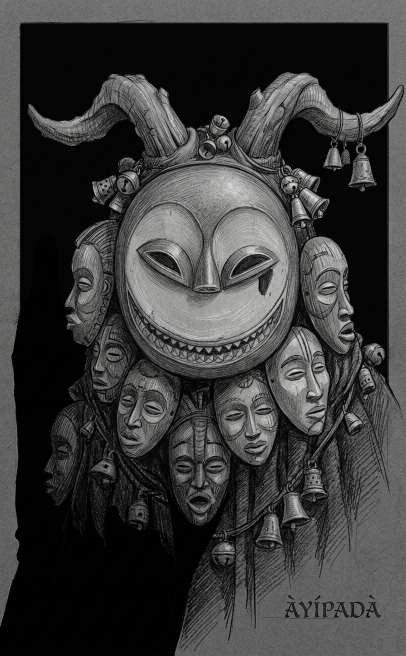
#> input picture src/assets/02_emerging.png, 811 x 1312 px, found by its file name (shown at 1/2 size)
$ python render-ayipada-v2.py src/assets/02_emerging.png
#> lines starting #> are read from the running program, lines starting #| are printed output that depends on the picture
#!/usr/bin/env python3
"""AYIPADA v2 — real 2D motion-comic animation (24fps, 10s).
Rig: luma-keyed cutout + idle body motion (on 2s) + swinging bell parts
+ eye glow + grin shimmer + animated void (smoke/dust/rays) + camera.
Shots: cartoon idle -> reach impact -> collection title.
Usage: python3 render-ayipada-v2.py [--preview]  (preview dumps 3 stills only)
"""
import os, sys, subprocess, wave
import numpy as np
from PIL import Image, ImageDraw, ImageFont, ImageFilter

W, H, FPS, DUR = 1920, 1080, 24, 10.0
NFRAMES = int(FPS * DUR)  # 240
UP = "/home/user/uploads"
OUTDIR = "/home/user/Sway/out"
PREVIEW = "--preview" in sys.argv

# ---------------- helpers ----------------
def luma_key(img, lo=9, hi=46, blur=1.2):
    g = np.asarray(img.convert("L")).astype(np.float32)
    m = np.clip((g - lo) / (hi - lo), 0, 1)
    m = Image.fromarray((m * 255).astype(np.uint8)).filter(ImageFilter.GaussianBlur(blur))
    out = img.copy(); out.putalpha(m)
    return out

# [13 lines left out: function add_glow, not called in this run]

def sparkle_sprite(size=46):
#> called with size = 46
    s = Image.new("RGBA", (size, size), (0, 0, 0, 0))
#> s: PIL image 46x46 RGBA; every value is 0
    d = ImageDraw.Draw(s)
    c = size / 2
    d.line([c, 2, c, size - 2], fill=(255, 255, 255, 200), width=3)
    d.line([2, c, size - 2, c], fill=(255, 255, 255, 200), width=3)
    d.line([c, c - 8, c, c + 8], fill=(255, 255, 255, 255), width=6)
    return s.filter(ImageFilter.GaussianBlur(1))
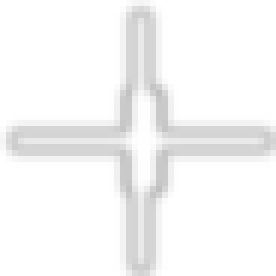
#> returned value: PIL image 46x46 RGBA (shown 6 times larger); mean R, G, B, A 35, 35, 35, 30.1; transparent parts drawn white

SPARK = sparkle_sprite()

# [9 lines left out: function paste_sprite, not called in this run]

# ---------------- shot 1 assets: cartoon rig ----------------
CARTOON = Image.open(os.path.join(UP, "02_emerging.png")).convert("RGB")  # 1367x768
#> CARTOON is the input picture: PIL image 811x1312 RGB; mean R, G, B 59, 58.9, 58.3

# bell part boxes (x0,y0,x1,y1) + pivot (top-center) in original px
BELLS = [
    {"box": (735, 90, 810, 205), "pivot": (772, 96),  "phase": 0.0, "freq": 1.45, "amp": 9},
    {"box": (845, 95, 895, 175), "pivot": (868, 100), "phase": 1.7, "freq": 1.9,  "amp": 11},
    {"box": (1060, 95, 1112, 180), "pivot": (1085, 100), "phase": 3.1, "freq": 1.7, "amp": 10},
    {"box": (1150, 115, 1215, 225), "pivot": (1182, 120), "phase": 4.4, "freq": 1.5, "amp": 9},
]

def erase_bells(img):
    img = img.copy()
    d = ImageDraw.Draw(img)
    for b in BELLS:
        x0, y0, x1, y1 = b["box"]
        ring = np.concatenate([
            np.asarray(img.crop((x0, y0, x1, y0 + 6))).reshape(-1, 3),
            np.asarray(img.crop((x0, y1 - 6, x1, y1))).reshape(-1, 3),
            np.asarray(img.crop((x0, y0, x0 + 6, y1))).reshape(-1, 3),
            np.asarray(img.crop((x1 - 6, y0, x1, y1))).reshape(-1, 3),
        ])
        fill = tuple(int(v) for v in np.median(ring, axis=0))
        d.rectangle(b["box"], fill=fill)
#> this loop made 4 passes
#> fill on passes 1 to 4: (7, 8, 6), (0, 0, 0), (0, 0, 0), (0, 0, 0)
    return img.filter(ImageFilter.GaussianBlur(0.6))
#> returned value: PIL image 811x1312 RGB

CHAR_NOBELLS = luma_key(erase_bells(CARTOON))
#> in luma_key, `m = np.clip((g - lo) / (hi - lo), 0, 1)`:
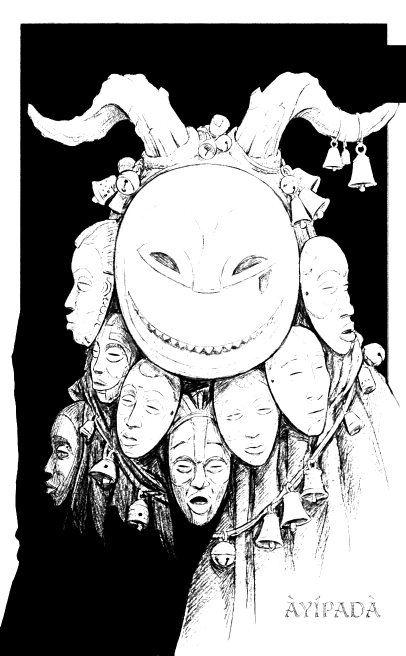
#> m: shape (1312, 811) float32 (shown at 1/2 size); min 0, max 1, mean 0.583
#> in luma_key, `out.putalpha(m)`:
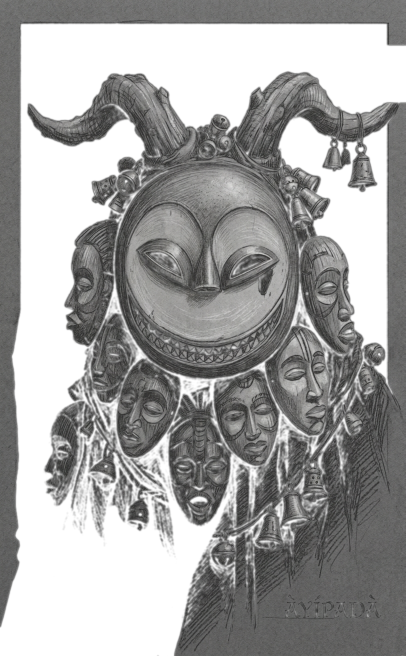
#> out: PIL image 811x1312 RGBA (shown at 1/2 size); mean R, G, B, A 58.6, 58.6, 58, 148.7; transparent parts drawn white
BELL_PARTS = []
for b in BELLS:
    part = luma_key(CARTOON.crop(b["box"]))
    BELL_PARTS.append(part)
#> this loop made 4 passes
#> pass 1, in luma_key (call 2), `g = np.asarray(img.convert("L")).astype(np.float32)`:
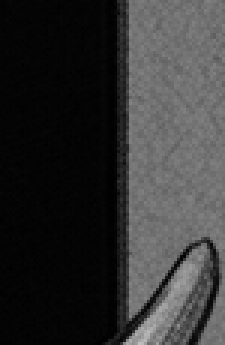
#> g: shape (115, 75) float32 (shown 3 times larger); min 0, max 192, mean 51.1
#> pass 1, in luma_key (call 2), `m = np.clip((g - lo) / (hi - lo), 0, 1)`:
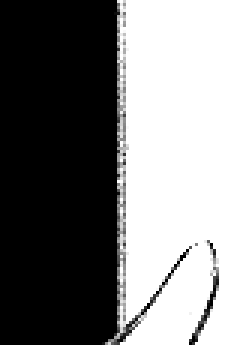
#> m: shape (115, 75) float32 (shown 3 times larger); min 0, max 1, mean 0.455
#> pass 1, in luma_key (call 2), `m = Image.fromarray((m * 255).astype(np.uint8)).filter(ImageFilter.Gau..`:
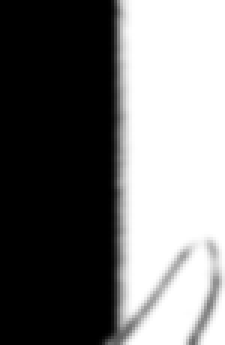
#> m: PIL image 75x115 L (shown 3 times larger); min 0, max 255, mean 116
#> after the loop, BELL_PARTS = 4 items

# face landmarks (orig px): eye slits + grin (for glow / shimmer)
EYE_L, EYE_R = (985, 300), (1120, 305)
GRIN = (1025, 405)

# character placement: cover 1920x1080 from 1367x768 (scale ~1.405) then offset
CS = max(W / CARTOON.width, H / CARTOON.height)  # cover scale
#> CS = 2.37
CHAR_W, CHAR_H = int(CARTOON.width * CS), int(CARTOON.height * CS)
#> CHAR_W = 1920; CHAR_H = 3106
CHAR_BASE = CHAR_NOBELLS.resize((CHAR_W, CHAR_H), Image.BICUBIC)
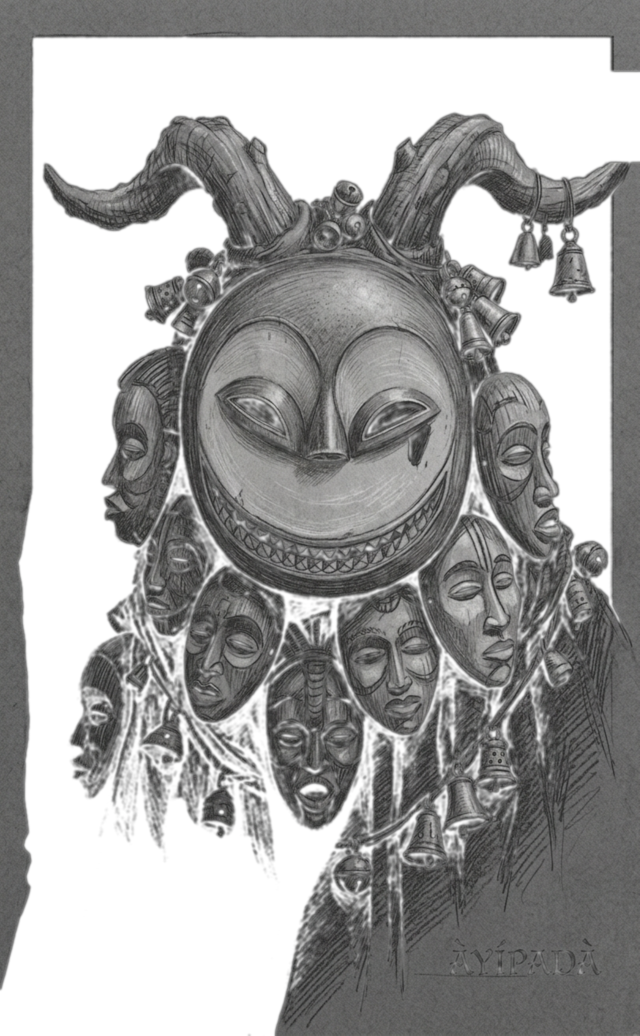
#> CHAR_BASE: PIL image 1920x3106 RGBA (shown at 1/3 size); mean R, G, B, A 57.7, 57.5, 57, 148.7; transparent parts drawn white
BELL_BASE = [p.resize((int(p.width * CS), int(p.height * CS)), Image.BICUBIC) for p in BELL_PARTS]
#> BELL_BASE = 4 items

def orig2char(x, y):
    return (x * CS, y * CS)

# ---------------- other shots ----------------
#> (the run stopped early here; a loop or call above may not have finished)

$ run again, with src/assets/01_standing_front.png copied over src/assets/02_emerging.png
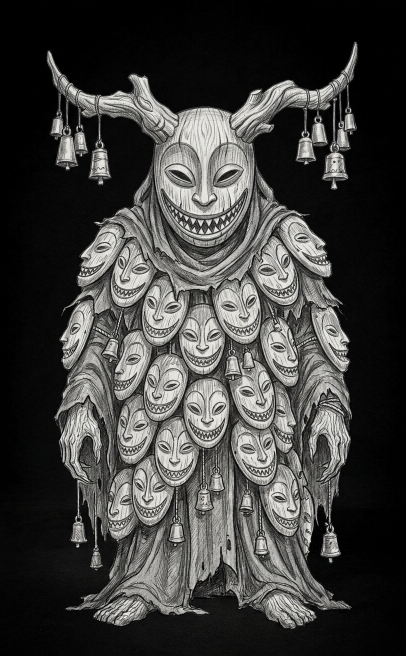
#> input picture src/assets/01_standing_front.png, 811 x 1312 px, found by its file name (shown at 1/2 size)
#> s: PIL image 46x46 RGBA; every value is 0
#> CARTOON is the input picture: PIL image 811x1312 RGB; mean R, G, B 63.6, 63.3, 61.9
#> the loop `for b in BELLS:` made 4 passes
#> pass 1, in luma_key (call 2), `g = np.asarray(img.convert("L")).astype(np.float32)`:
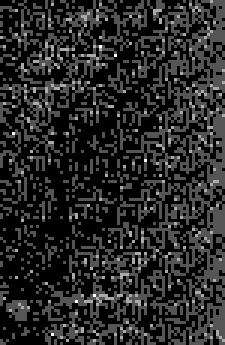
#> g: shape (115, 75) float32 (shown 3 times larger); min 0, max 3, mean 0.46; drawn with min black and max white
#> after the loop `for b in BELLS:`: BELL_PARTS = 4 items
#> `CHAR_BASE = CHAR_NOBELLS.resize((CHAR_W, CHAR_H), Image.BICUBIC)`:
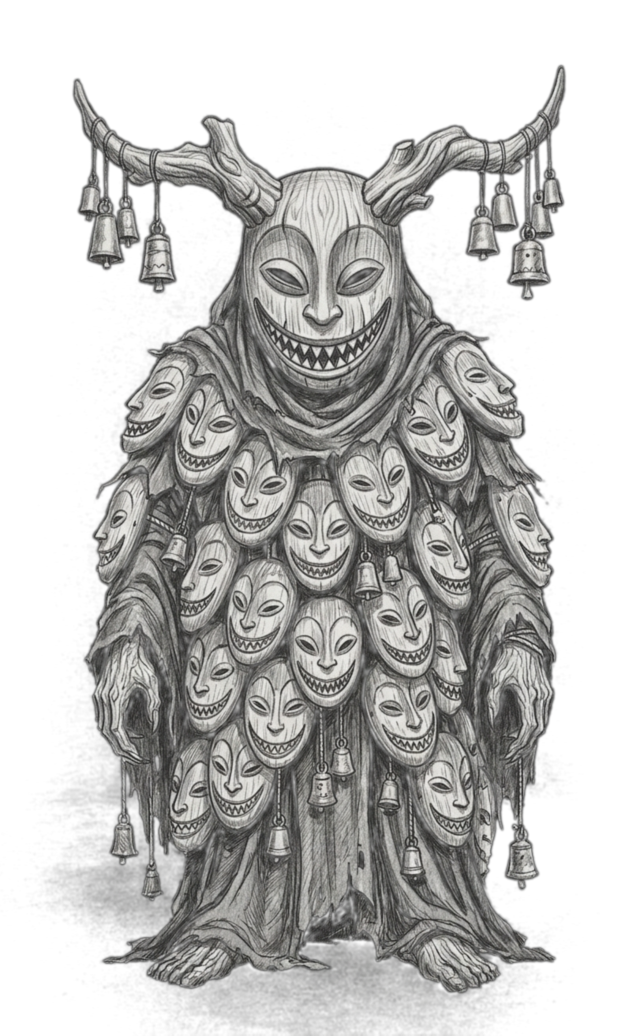
#> CHAR_BASE: PIL image 1920x3106 RGBA (shown at 1/3 size); mean R, G, B, A 61.8, 61.4, 60, 119.7; transparent parts drawn white

$ run again, with src/assets/03_lurking.png copied over src/assets/02_emerging.png
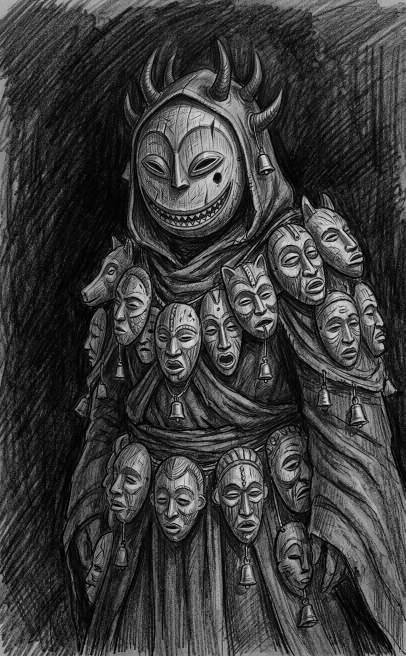
#> input picture src/assets/03_lurking.png, 811 x 1312 px, found by its file name (shown at 1/2 size)
#> s: PIL image 46x46 RGBA; every value is 0
#> CARTOON is the input picture: PIL image 811x1312 RGB; mean R, G, B 58.9, 58.8, 58.8
#> the loop in erase_bells, `for b in BELLS:` made 4 passes
#> fill on passes 1 to 4: (83, 82, 82), (0, 0, 0), (0, 0, 0), (0, 0, 0)
#> the loop `for b in BELLS:` made 4 passes
#> pass 1, in luma_key (call 2), `m = Image.fromarray((m * 255).astype(np.uint8)).filter(ImageFilter.Gau..`:
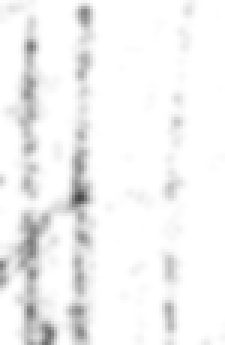
#> m: PIL image 75x115 L (shown 3 times larger); min 71, max 255, mean 242.6
#> after the loop `for b in BELLS:`: BELL_PARTS = 4 items
#> `CHAR_BASE = CHAR_NOBELLS.resize((CHAR_W, CHAR_H), Image.BICUBIC)`:
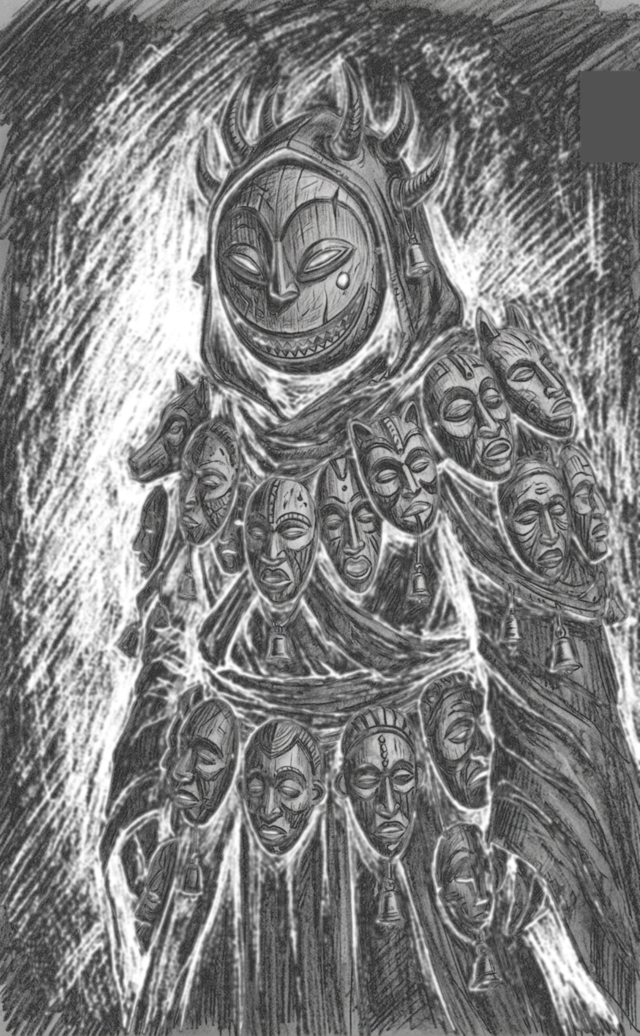
#> CHAR_BASE: PIL image 1920x3106 RGBA (shown at 1/3 size); mean R, G, B, A 58.4, 58.3, 58.3, 180.5; transparent parts drawn white

$ run again, with src/assets/04_raising_hand.png copied over src/assets/02_emerging.png
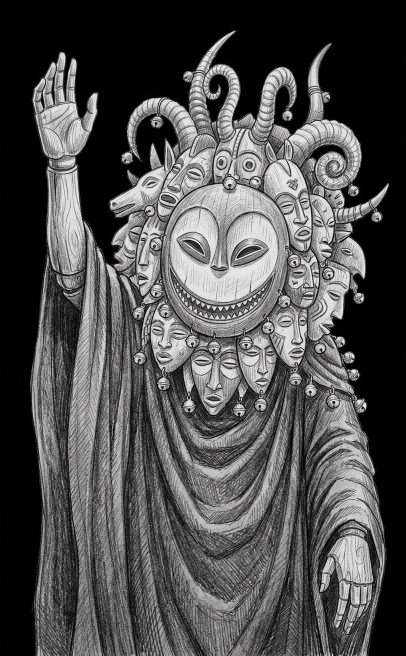
#> input picture src/assets/04_raising_hand.png, 811 x 1312 px, found by its file name (shown at 1/2 size)
#> s: PIL image 46x46 RGBA; every value is 0
#> CARTOON is the input picture: PIL image 811x1312 RGB; mean R, G, B 79.4, 79.2, 79
#> after the loop `for b in BELLS:`: BELL_PARTS = 4 items
#> `CHAR_BASE = CHAR_NOBELLS.resize((CHAR_W, CHAR_H), Image.BICUBIC)`:
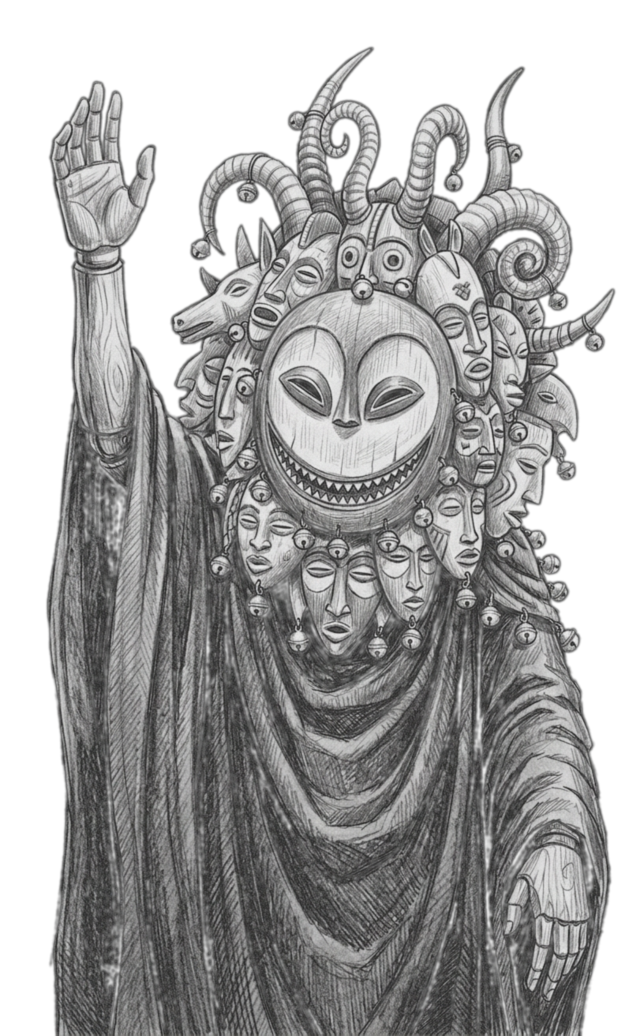
#> CHAR_BASE: PIL image 1920x3106 RGBA (shown at 1/3 size); mean R, G, B, A 79.2, 78.9, 78.7, 162.3; transparent parts drawn white
